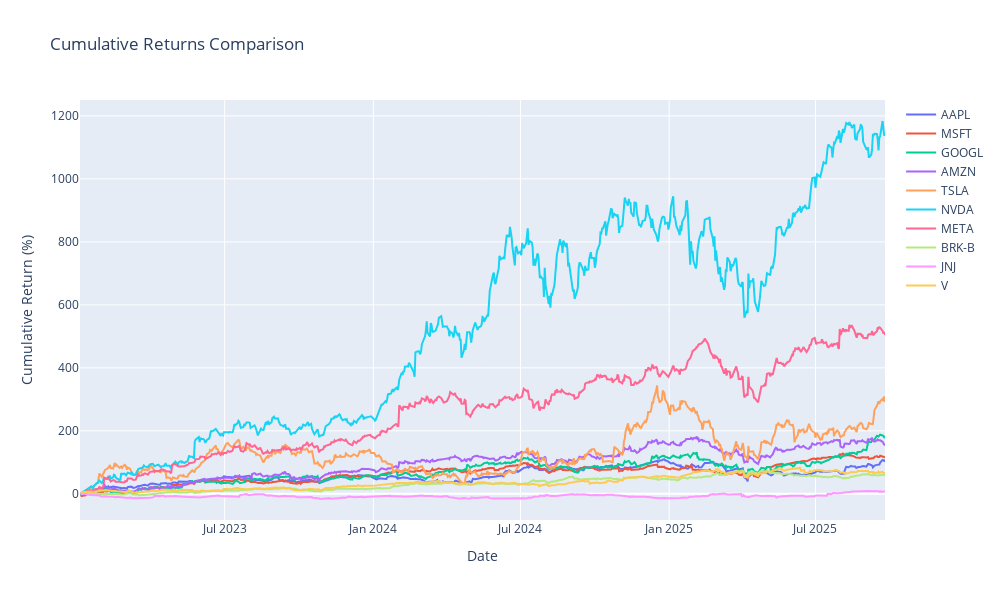

Notebook code for this chart:
### Code cell
# Cumulative returns comparison
fig = go.Figure()

for ticker in TARGET_STOCKS.keys():
    stock_subset = combined_prices[combined_prices['Ticker'] == ticker]
    fig.add_trace(go.Scatter(
        x=stock_subset['Date'],
        y=stock_subset['Cumulative_Return'] * 100,
        mode='lines',
        name=ticker,
        line=dict(width=2)
    ))

fig.update_layout(
    title='Cumulative Returns Comparison',
    xaxis_title='Date',
    yaxis_title='Cumulative Return (%)',
    hovermode='x unified',
    width=1000,
    height=600
)

fig.show()

### Figure 1 — Plotly figure (JSON) as saved in the notebook; plotly's stock layout.template omitted (floating-point values rounded to 4 significant figures; data arrays with more than 128 entries replaced by an {"elided": "..."} marker saying what was removed)
{"data": [{"line": {"width": 2}, "mode": "lines", "name": "AAPL", "type": "scatter", "x": {"elided": "685 str values"}, "y": {"elided": "685 float values"}}, {"line": {"width": 2}, "mode": "lines", "name": "MSFT", "type": "scatter", "x": {"elided": "685 str values"}, "y": {"elided": "685 float values"}}, {"line": {"width": 2}, "mode": "lines", "name": "GOOGL", "type": "scatter", "x": {"elided": "685 str values"}, "y": {"elided": "685 float values"}}, {"line": {"width": 2}, "mode": "lines", "name": "AMZN", "type": "scatter", "x": {"elided": "685 str values"}, "y": {"elided": "685 float values"}}, {"line": {"width": 2}, "mode": "lines", "name": "TSLA", "type": "scatter", "x": {"elided": "685 str values"}, "y": {"elided": "685 float values"}}, {"line": {"width": 2}, "mode": "lines", "name": "NVDA", "type": "scatter", "x": {"elided": "685 str values"}, "y": {"elided": "685 float values"}}, {"line": {"width": 2}, "mode": "lines", "name": "META", "type": "scatter", "x": {"elided": "685 str values"}, "y": {"elided": "685 float values"}}, {"line": {"width": 2}, "mode": "lines", "name": "BRK-B", "type": "scatter", "x": {"elided": "685 str values"}, "y": {"elided": "685 float values"}}, {"line": {"width": 2}, "mode": "lines", "name": "JNJ", "type": "scatter", "x": {"elided": "685 str values"}, "y": {"elided": "685 float values"}}, {"line": {"width": 2}, "mode": "lines", "name": "V", "type": "scatter", "x": {"elided": "685 str values"}, "y": {"elided": "685 float values"}}], "layout": {"height": 600, "hovermode": "x unified", "title": {"text": "Cumulative Returns Comparison"}, "width": 1000, "xaxis": {"title": {"text": "Date"}}, "yaxis": {"title": {"text": "Cumulative Return (%)"}}}}
